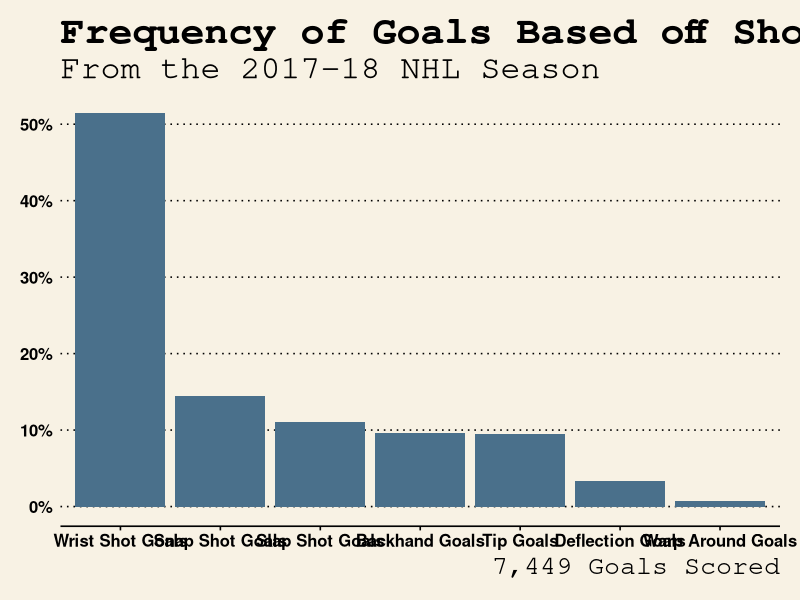
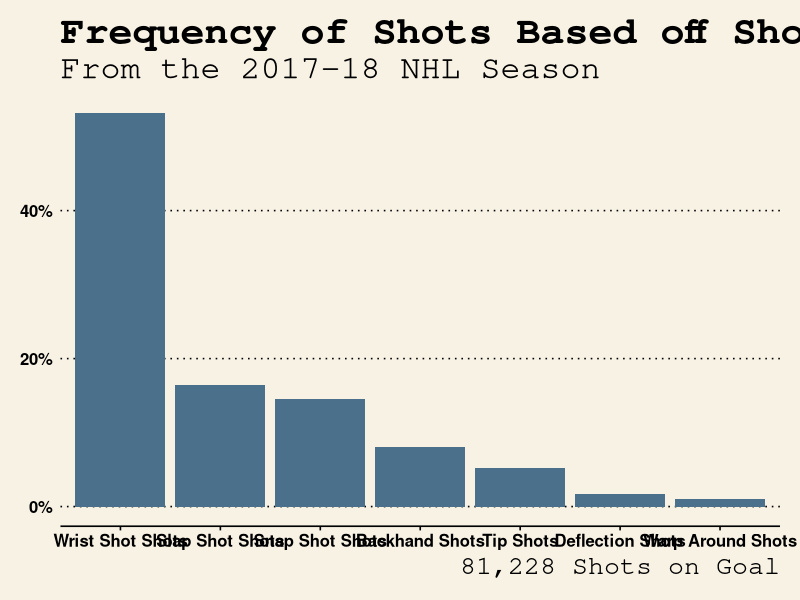
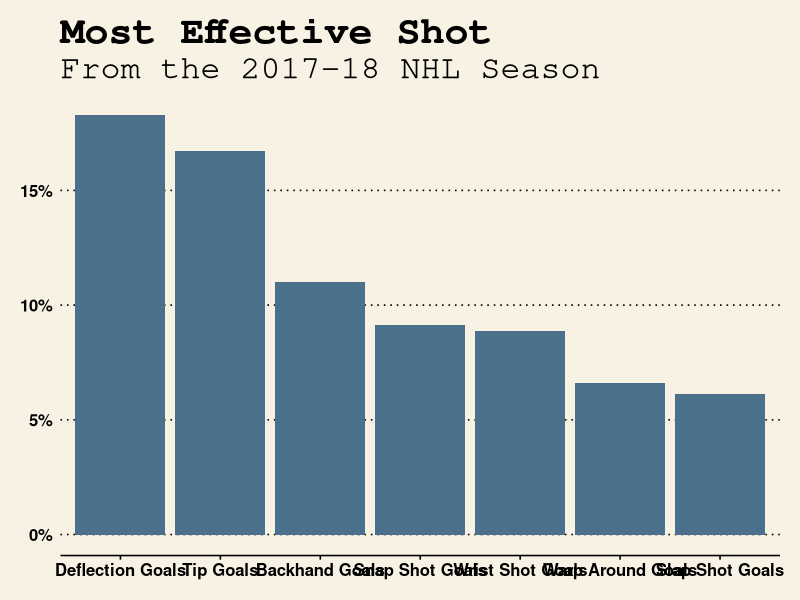

Write the R code that produced these figures, in order.
# Finding the Best Shot in the NHL

# Load Packages
library("tidyverse")
library("ggthemes")

# Import Data

nhl_data <- read.csv("2017-18 Data.csv", stringsAsFactors = FALSE, fileEncoding ="UTF-8-BOM")

# Explore Data 

# Goals
nhl_goals <- select(nhl_data,"G.Bkhd", "G.Dflct", "G.Slap", "G.Snap", "G.Tip", "G.Wrap", "G.Wrst")

total_goals <- sum(nhl_goals)

backhand_goals <- sum(nhl_goals$G.Bkhd)
deflection_goals <- sum(nhl_goals$G.Dflct)
slap_goals <- sum(nhl_goals$G.Slap)
snap_goals <- sum(nhl_goals$G.Snap)
tip_goals <- sum(nhl_goals$G.Tip)
wrap_goals <- sum(nhl_goals$G.Wrap)
wrist_goals <- sum(nhl_goals$G.Wrst)

sum_goals <- data.frame(Number_of_Goals = c(backhand_goals, deflection_goals, slap_goals, snap_goals, tip_goals, wrap_goals, wrist_goals),
          Shot_Type = c("Backhand Goals", "Deflection Goals", "Slap Shot Goals", "Snap Shot Goals", "Tip Goals", "Warp Around Goals", "Wrist Shot Goals"))

sum_goals$freq <- as.numeric(sum_goals[,1]) / total_goals

ggplot(sum_goals, aes(x = reorder(Shot_Type,-freq), y = freq)) +
      geom_bar(stat = "identity", fill = "skyblue4") +
      labs(title = "Frequency of Goals Based off Shot Type", subtitle = "From the 2017-18 NHL Season", caption = "7,449 Goals Scored") +
      xlab("Type of Shot") +
      ylab("Frequency of Goals") +
      theme_wsj() + 
      scale_y_continuous(labels=scales::percent)

# Shots On Goals

nhl_shots <- select(nhl_data, "S.Bkhd", "S.Dflct", "S.Slap", "S.Snap", "S.Tip", "S.Wrap", "S.Wrst")

backhand_shots <- sum(nhl_shots$S.Bkhd)
deflection_shots <- sum(nhl_shots$S.Dflct)
slap_shots <- sum(nhl_shots$S.Slap)
snap_shots <- sum(nhl_shots$S.Snap)
tip_shots <- sum(nhl_shots$S.Tip)
wrap_shots <- sum(nhl_shots$S.Wrap)
wrist_shots <- sum(nhl_shots$S.Wrst)


sum_shots <- data.frame(Number_of_Shots = c(backhand_shots, deflection_shots, slap_shots, snap_shots, tip_shots, wrap_shots, wrist_shots),
                        Shot_Type = c("Backhand Shots", "Deflection Shots", "Slap Shot Shots", "Snap Shot Shots", "Tip Shots", "Warp Around Shots", "Wrist Shot Shots"))

total_shots <- sum(nhl_shots)

# League Shooting %

total_goals / total_shots

# 9.17 %
# Shot Type Chart

sum_shots$freq <- as.numeric(sum_shots[,1]) / total_shots

ggplot(sum_shots, aes(x = reorder(Shot_Type,-freq), y = freq)) +
  geom_bar(stat = "identity", fill = "skyblue4") +
  labs(title = "Frequency of Shots Based off Shot Type", subtitle = "From the 2017-18 NHL Season", caption = "81,228 Shots on Goal") +
  xlab("Type of Shot") +
  ylab("Frequency of Shots") +
  theme_wsj() +
  scale_y_continuous(labels=scales::percent)

# Most Effective Shot

sum_goals$ShootingPer <- as.numeric(sum_goals[,1]) / as.numeric(sum_shots[,1])

ggplot(sum_goals, aes(x = reorder(Shot_Type,-ShootingPer), y = ShootingPer)) +
  geom_bar(stat = "identity", fill = "skyblue4") +
  labs(title = "Most Effective Shot", subtitle = "From the 2017-18 NHL Season") +
  xlab("Type of Shot") +
  ylab("Shooting Percentage") +
  theme_wsj() +
  scale_y_continuous(labels=scales::percent)


    
